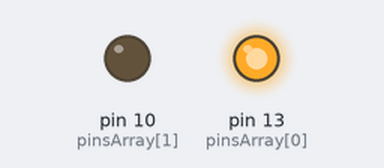
Simulated run of this sketch. Board: Arduino Uno, built with avr-gcc and run on an emulated ATmega328P. Parts: output pins drawn as LEDs (lit = HIGH).

Above: at 1.0 s.
At 5.0 s:
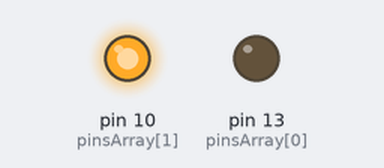
At 7.0 s:
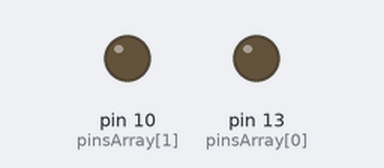
Timing chart, 0 to 10.4 s (numbered marks = the images above):
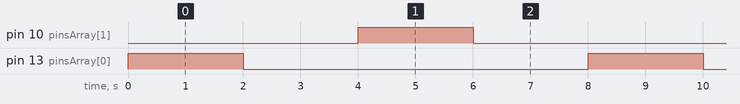

Measured:
- by itself, pin 10 (pinsArray[1]), pin 13 (pinsArray[0]): alternates HIGH for 2.0 s and LOW for 6.0 s
- by itself, everything shown: repeats every 8.0 s, in 4 steps

The sketch:

HI_Opdracht1.ino
```cpp
//Code voorbeeld uit de Startworkshop gebruikt

//Array voor de pins
const int pinsArray[] = {13, 10};

void setup()
{
  //For loop om door de array te lopen en dan de pins aan te laten gaan.
  for (int count = 0; count < 2; count++) {
    //pinMode --> Class om de pin open te zetten --> pinMode(welke pin je wilt gebruiken, als INPUT of OUTPUT gebruiken)
  	pinMode(pinsArray[count], OUTPUT);
  }
}

void loop()
{
  //door de array lopen en de functie knipper aan te roepen.
  for (int count = 0; count < 2; count++) {
    knippertje(count, 2000);
  }
}

//functie knipper zegt wat digitalWrite moet doen
void knippertje(int pin, int time)
{
  //pin aanzetten --> digitalWrite(welke pin je wilt gebruiken,
  //wat je ermee wilt doen) aan = high = 1 = true , uit = low = 0 - false
  digitalWrite(pinsArray[pin], HIGH);
  delay(time); // Wait for 2000 millisecond(s)
  digitalWrite(pinsArray[pin], LOW);
  delay(time); // Wait for 2000 millisecond(s)
}
          
```
